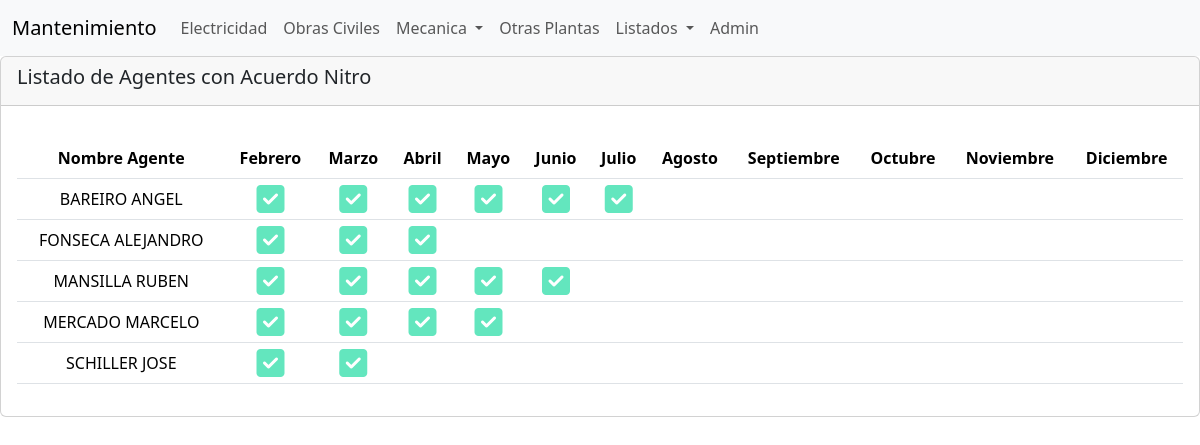
/articulosNitro, run on the app's committed database.
### Agentes/models.py (models this page shows, shortened)
class Agente(models.Model):
    legajo = models.CharField(primary_key=True, max_length=4)
    nombre = models.CharField(max_length=50)
    area = models.ForeignKey(Area,null=True,blank=True,on_delete=models.CASCADE)

### Agentes/views.py (the view)
# urls.py: path('articulosNitro', views.articuloNitro),
def articuloNitro(request):
    listado = (Articulo.objects.select_related('legajo')
              .values('legajo', 'legajo__nombre','nitro')
              .filter(permiso=3, nitro__range=(2,12))
              .order_by('legajo__nombre', 'nitro'))
    dic={}
    lista=[]
    s=0
    for n in listado:
        if s==0:
            legajo= n['legajo']
            s=1
        if legajo == n['legajo']:
           lista.append( n['nitro'])
           dic[n['legajo__nombre']]=lista
        else:
           lista=[]
           lista.append( n['nitro'])
           dic[n['legajo__nombre']]=lista
        legajo= n['legajo']
    meses = list(range(2, 13))
    return render(request, "articulosNitro.html", {"listado":listado, 'dic':dic, 'meses':meses})

### Agentes/Templates/articulosNitro.html
{% extends "./base.html" %}
{% block content %}
        <h5>Listado de Agentes con Acuerdo Nitro</h5>
{% endblock %}
{% block body %}
       <table class="table">
                <tr>
                     <th class="text-center">Nombre Agente</th>
                     <th class="text-center">Febrero</th>
                     <th class="text-center">Marzo</th>
                     <th class="text-center">Abril</th>
                     <th class="text-center">Mayo</th>
                     <th class="text-center">Junio</th>
                     <th class="text-center">Julio</th>
                     <th class="text-center">Agosto</th>
                     <th class="text-center">Septiembre</th>
                     <th class="text-center">Octubre</th>
                     <th class="text-center">Noviembre</th>
                     <th class="text-center">Diciembre</th>
                </tr>
                {% for key, value in dic.items %}
                <tr>
                      <td class="text-center">{{key}}</td>
                      {% for mes in meses %}
                      <td class="text-center">
                         {% if mes in value %}
                         <i class="fa-solid fa-square-check fa-2xl" style="color: #63E6BE;"></i></i>
                         {% endif %}
                      </td>
                      {% endfor %}
                </tr>
                {% endfor %}
        </table>
{% endblock %}

### data on the page
Agente: nombre "BAREIRO ANGEL"
Agente: nombre "FONSECA ALEJANDRO"
Agente: nombre "MANSILLA RUBEN"
Agente: nombre "MERCADO MARCELO"
Agente: nombre "SCHILLER JOSE"
